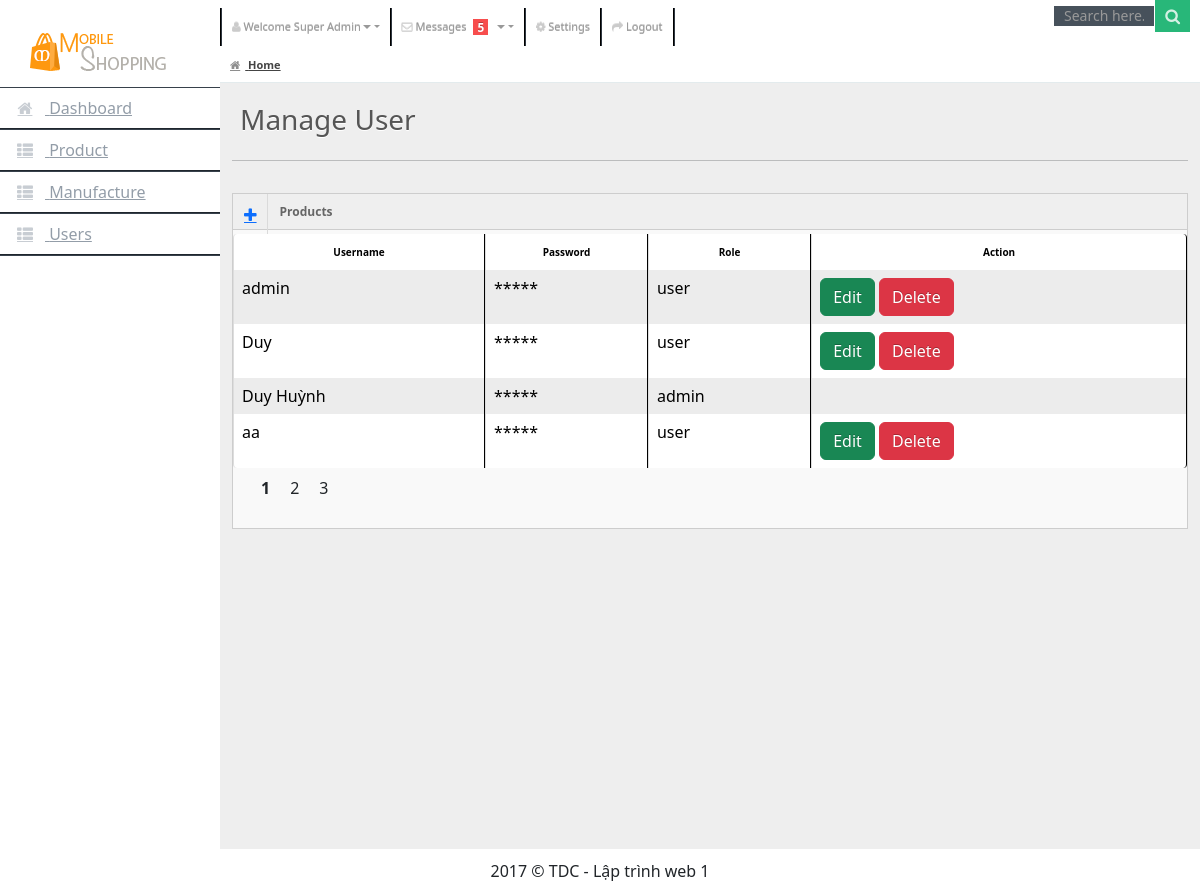
Before: /admin/users.php (signed in) with the older database file.
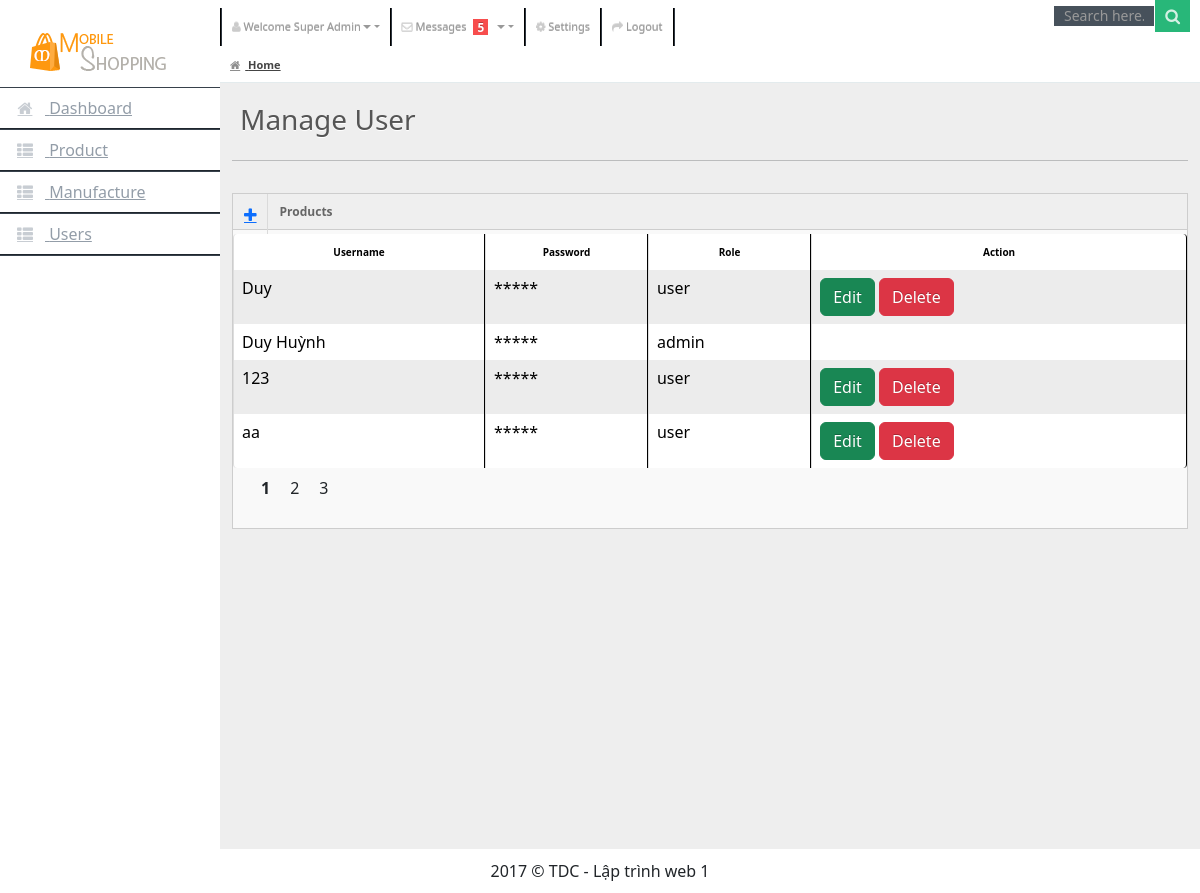
After: the same page with the newer database file.
### tables this page shows
CREATE TABLE `users` (
  `id` int(11) NOT NULL,
  `username` varchar(100) NOT NULL,
  `password` varchar(255) NOT NULL,
  `email` varchar(255) DEFAULT NULL,
  `role` int(11) DEFAULT 0,
  `created_at` timestamp NOT NULL DEFAULT current_timestamp()
);

### admin/models/db.php (called while the page is built)
<?php
class Db
{
    public static $connection;
    public function __construct()
    {
        if (!self::$connection) {
            self::$connection = new mysqli(DB_HOST, DB_USER, DB_PASSWORD, DB_NAME,PORT);
            self::$connection->set_charset(DB_CHARSET);
        }
        return self::$connection;
    }
}

### admin/models/user.php (called while the page is built, shortened)
<?php
class User extends Db {
    public function getAllUser() {
        $sql = self::$connection->prepare("SELECT * FROM users ORDER BY created_at DESC");
        $sql->execute();
        $items = $sql->get_result()->fetch_all(MYSQLI_ASSOC);
        return $items;
    }
}
?>

### admin/users.php (the view, shortened to what this page needs)
<?php
include "header.php";
include "sidebar.php";
?>
<div id="content">
    <div id="content-header">
        <div id="breadcrumb"> <a href="index.html" title="Go to Home" class="tip-bottom current"><i
                    class="icon-home"></i> Home</a></div>
        <h1>Manage User</h1>
    </div>
    <div class="container-fluid">
        <hr>
        <div class="row-fluid">
            <div class="span12">
                <div class="widget-box">
                    <div class="widget-title"> <span class="icon"><a href="form.html"> <i class="icon-plus"></i>
                            </a></span>
                        <h5>Products</h5>
                    </div>
                    <div class="widget-content nopadding">
                        <table class="table table-bordered
                                   table-striped">
                            <thead>
                                <tr>
                                    <th>Username</th>
                                    <th>Password</th>
                                    <th>Role</th>
                                    <th>Action</th>
                                </tr>
                            </thead>
                            <tbody>
                                <?php foreach ($getAllItem = $user->getAllUser() as $values) {
                                    $quyen = "user";
                                    if ($values['role'] === 1) {
                                        $quyen = "admin";
                                    }
                                    ?>
                                    <tr class="">
                                        <td><?php echo $values['username']; ?></td>
                                        <td>*****</td>
                                        <td><?php echo $quyen ?></td>
                                        <td>
                                            <?php if ($values['role'] != 1) { ?>
                                                <a href="edit.html?id=<?php echo $values['id']; ?>"
                                                    class="btn btn-success btn-mini">Edit</a>
                                            <?php }  ?>
                                            <?php if ($values['role'] != 1) { ?>
                                                <a href="users.php?id=<?php echo $values['id']; ?>"
                                                    class="btn btn-danger btn-mini">Delete</a>
                                            <?php }  ?>
                                        </td>
                                    </tr>
                                <?php } ?>
                            </tbody>
                        </table>
                        <div class="row" style="margin-left: 18px;">
                            <ul class="pagination">
                                <li class="active">1</li>
                                <li>2</li>
                                <li>3</li>
                            </ul>
                        </div>
                    </div>
                </div>
            </div>
        </div>
    </div>
</div>
<?php include "footer.php" ?>

Changed rows visible on the page:
removed users: username "admin", quyen "user"
added users: username "123", quyen "user"
